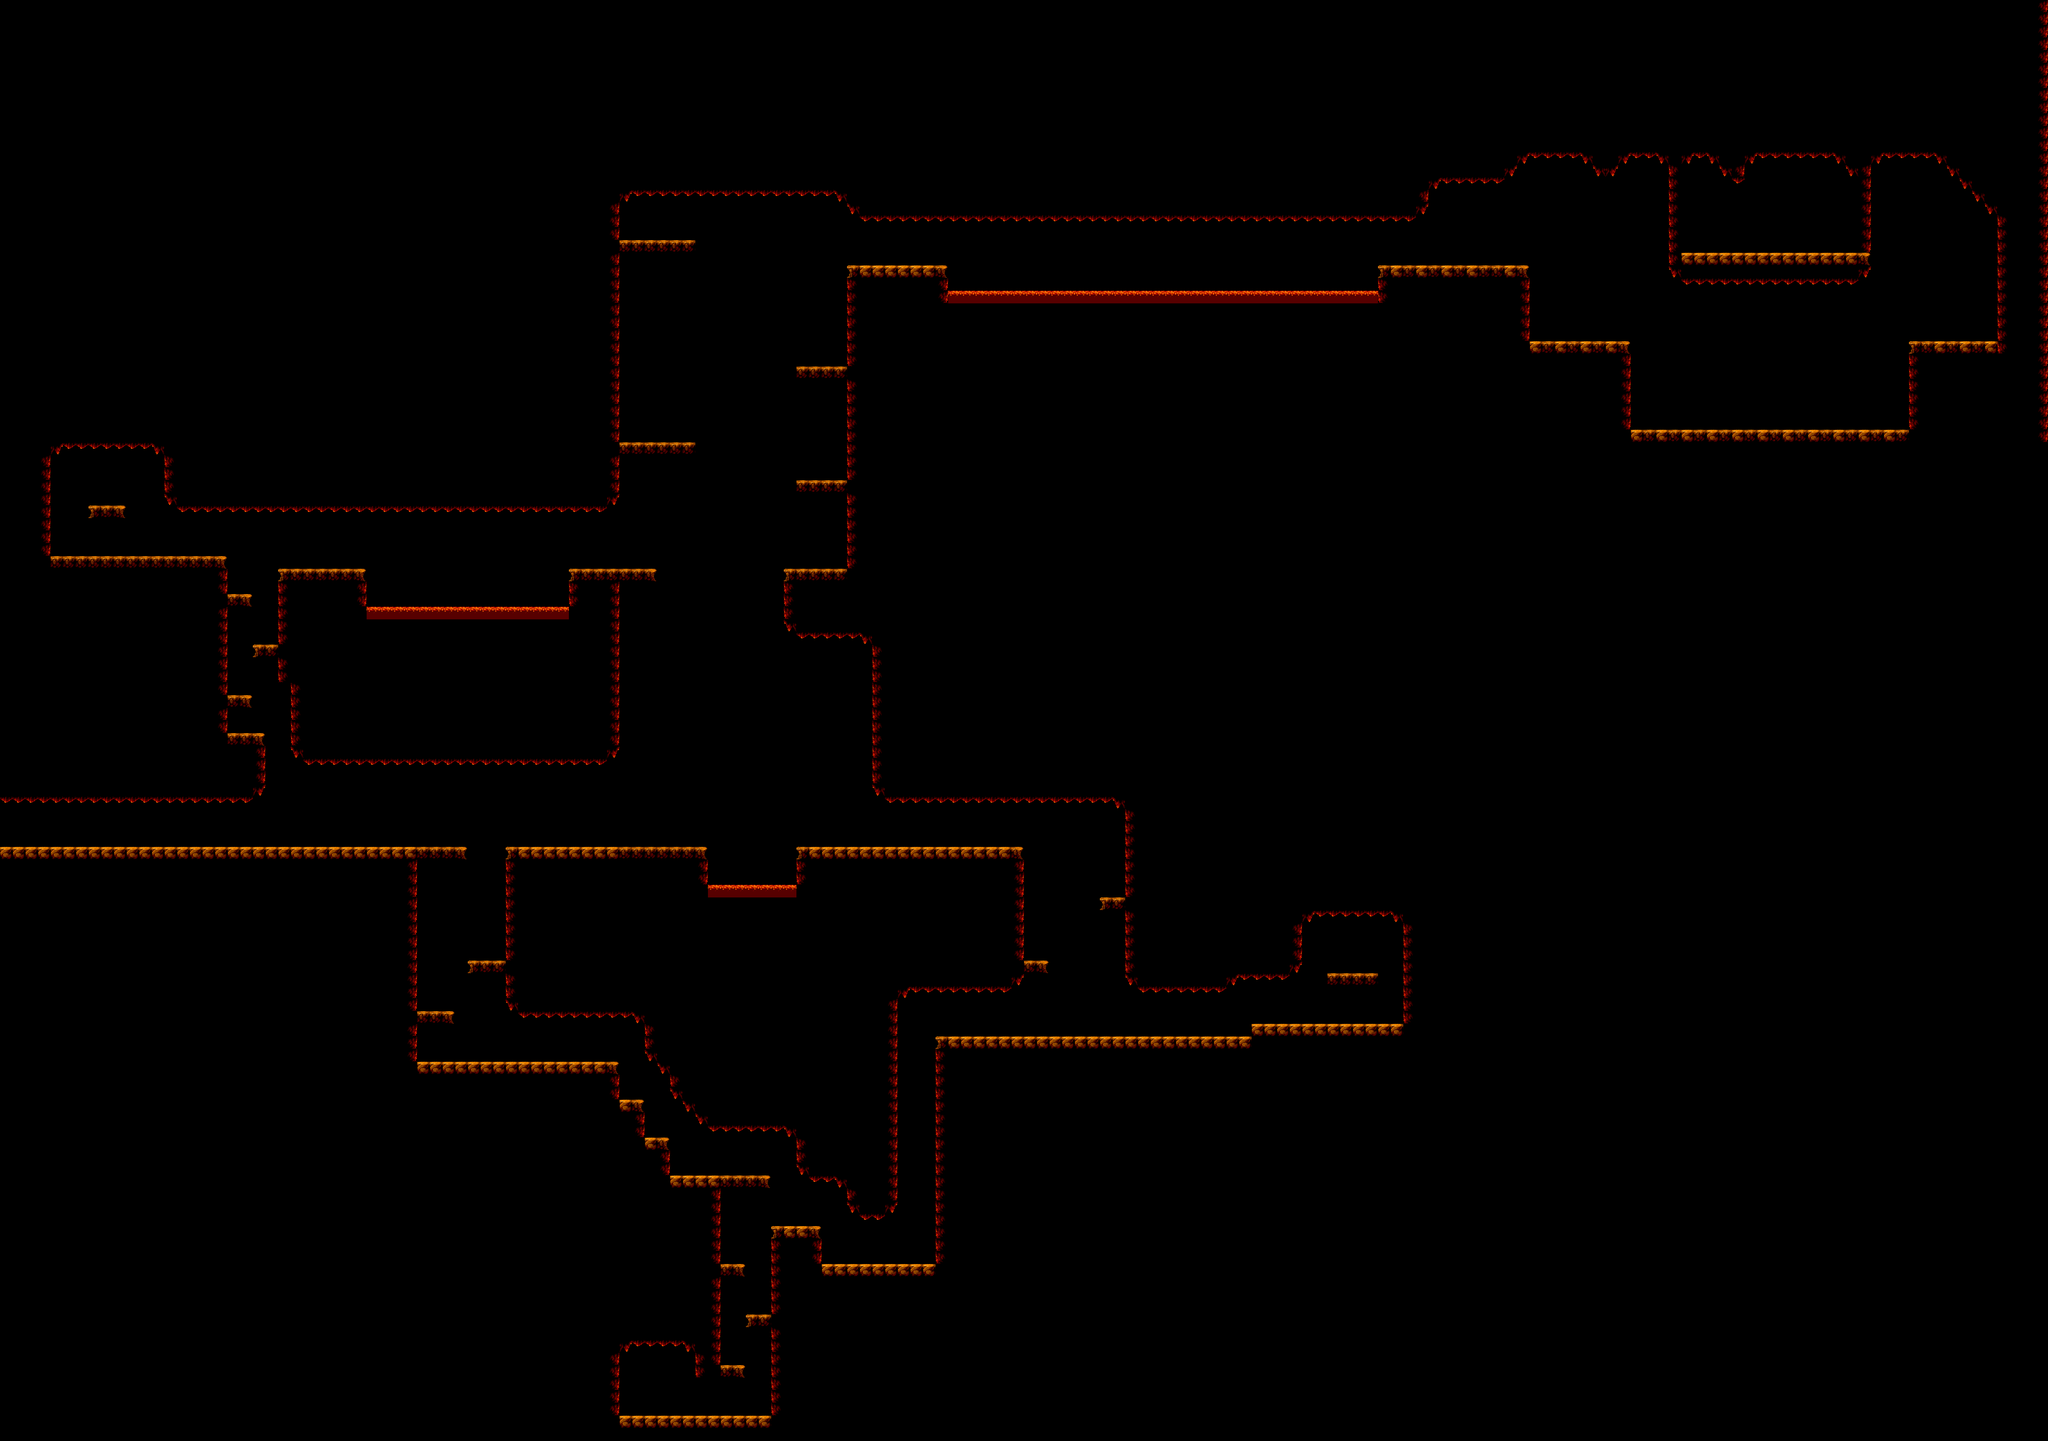

Rendered tile map (Tiled .tmx) drawn with the repository's tilesets; below, a short description and the map source with its tile grids summarised:
An orthogonal 162x114 tile map with 32x32 px tiles, 1 tile layer (Capa de patrones 1) and 151 objects (87x Ground, 6x Grass, 6x Spike, 4x Mushroom, 3x HangingSpike, ...).

<map version="1.10" tiledversion="1.10.1" orientation="orthogonal" renderorder="right-down" width="162" height="114" tilewidth="32" tileheight="32" infinite="0" nextlayerid="11" nextobjectid="227">
 <tileset firstgid="1" source="../../../../Ott/TilesLava.tsx" />
 <layer id="1" name="Capa de patrones 1" width="162" height="114">
  <data>[18468 cells, 15439 non-empty, 11 distinct tile ids]</data>
 </layer>
 <objectgroup id="2" name="Colisiones" visible="0">
  <object id="4" name="0" type="Ground" x="-0.333" y="2145" width="804" height="618.667" />
  <object id="5" name="6" type="Ground" x="1275" y="2149" width="257.333" height="434.667" />
  <object id="7" name="2" type="Ground" x="1946" y="3106" width="128" height="506" />
  <object id="8" name="2" type="Ground" x="1758" y="3459" width="118" height="32" />
  <object id="13" name="2" type="Ground" x="1884" y="3331" width="64" height="30" />
  <object id="14" name="2" type="Ground" x="1820" y="3204" width="57" height="32" />
  <object id="15" name="2" type="Ground" x="1690" y="2979" width="252" height="29" />
  <object id="16" name="2" type="Ground" x="1755" y="3005" width="61" height="453" />
  <object id="17" name="2" type="Ground" x="2076" y="3203" width="161" height="46" />
  <object id="18" name="2" type="Ground" x="1563" y="3587" width="382" height="54" />
  <object id="19" name="2" type="Ground" x="1506" y="3379" width="57" height="206" />
  <object id="20" name="2" type="Ground" x="1567" y="3375" width="189" height="49" />
  <object id="21" name="2" type="Ground" x="1624" y="2884" width="65" height="282" />
  <object id="22" name="2" type="Ground" x="1563" y="2790" width="58" height="97" />
  <object id="23" name="6" type="Ground" x="1051" y="2692" width="482" height="98.3333" />
  <object id="24" name="6" type="Ground" x="1055.66" y="2563" width="88.6667" height="32" />
  <object id="25" name="6" type="Ground" x="1180.33" y="2435" width="96" height="32" />
  <object id="27" name="6" type="Ground" x="1053.3" y="2144.12" width="125.333" height="36" />
  <object id="28" name="1" type="Ground" x="2007" y="2147" width="230.667" height="152" />
  <object id="29" name="3" type="Ground" x="2235.67" y="2510.67" width="31.333" height="585" />
  <object id="30" name="2" type="Ground" x="2012.33" y="2738.33" width="129.333" height="264" />
  <object id="33" name="2" type="Ground" x="1774.33" y="2823" width="238.667" height="48" />
  <object id="34" name="2" type="Ground" x="1630.83" y="2579.5" width="32.6667" height="105.333" />
  <object id="35" name="2" type="Ground" x="1697.83" y="2721.67" width="27.1667" height="63.3333" />
  <object id="36" name="2" type="Ground" x="1671.5" y="2683.67" width="48.1667" height="36" />
  <object id="37" name="2" type="Ground" x="1724.33" y="2785.67" width="28" height="32.6667" />
  <object id="38" name="2" type="Ground" x="1751.67" y="2819" width="22" height="32" />
  <object id="39" name="3" type="Ground" x="2366.94" y="2626.82" width="799.3" height="575.848" />
  <object id="40" name="3" type="Ground" x="3360.67" y="2462.67" width="130" height="33.5" />
  <object id="41" name="3" type="Ground" x="3549.5" y="2322.17" width="29.5" height="273.5" />
  <object id="43" name="0" type="Ground" x="-3.667" y="1859" width="671.667" height="171" />
  <object id="44" name="0" type="Ground" x="94" y="1409.13" width="479.375" height="450.875" />
  <object id="45" name="0" type="Ground" x="573.75" y="1759.33" width="63.1667" height="32.6667" />
  <object id="46" name="0" type="Ground" x="640.625" y="1632.83" width="61.0417" height="31.3333" />
  <object id="47" name="0" type="Ground" x="573.545" y="1504.33" width="64" height="30.6667" />
  <object id="49" name="0" type="Ground" x="737" y="1730" width="63.167" height="192.166" />
  <object id="50" name="1" type="Ground" x="1530.5" y="1442" width="32.5" height="479.834" />
  <object id="51" name="3" type="Ground" x="2849" y="2012" width="257.5" height="495.5" />
  <object id="52" name="3" type="Ground" x="3289" y="2265.33" width="260" height="68" />
  <object id="54" name="3" type="Ground" x="2590.67" y="2433.33" width="60.6667" height="32.6667" />
  <object id="55" name="3" type="Ground" x="2783" y="2273.67" width="63.3333" height="34" />
  <object id="56" name="3" type="Ground" x="2235" y="1979.33" width="604.667" height="57.667" />
  <object id="57" name="1" type="Ground" x="2138" y="675" width="96" height="946.5" />
  <object id="58" name="1" type="Ground" x="1980" y="1442.5" width="158.5" height="178" />
  <object id="59" name="1" type="Ground" x="2016.67" y="1215" width="122.666" height="33.3333" />
  <object id="60" name="1" type="Ground" x="2011" y="931.25" width="128" height="32" />
  <object id="61" name="1" type="Ground" x="1562.5" y="1120.17" width="197.417" height="33" />
  <object id="62" name="1" type="Ground" x="1562.58" y="608.488" width="196.758" height="32.3333" />
  <object id="63" name="4" type="Ground" x="3484" y="676" width="127" height="125" />
  <object id="64" name="0" type="Ground" x="223" y="1279" width="95.5" height="33" />
  <object id="65" name="0" type="Ground" x="72.5" y="1110.5" width="56.5" height="298.5" />
  <object id="67" name="0" type="Ground" x="129.5" y="1098" width="289.5" height="52" />
  <object id="68" name="0" type="Ground" x="417" y="1152" width="474" height="146" />
  <object id="69" name="1" type="Ground" x="1531.67" y="488" width="30.3333" height="811.333" />
  <object id="70" name="1" type="Ground" x="1563.67" y="450.663" width="580.833" height="59.3333" />
  <object id="72" name="4" type="Ground" x="2234.33" y="532.58" width="1376" height="28" />
  <object id="90" name="1" type="Ground" x="1534.33" y="2149" width="257" height="149.333" />
  <object id="91" name="2" type="Ground" x="1533" y="2691.33" width="29.3333" height="97.667" />
  <object id="93" name="2" type="Ground" x="1534.33" y="2547" width="97.3333" height="34.6667" />
  <object id="95" name="2" type="Ground" x="2135" y="3003" width="100" height="94" />
  <object id="96" name="3" type="Ground" x="2238.17" y="3203.33" width="128.167" height="41" />
  <object id="100" name="1" type="Ground" x="1792" y="2275.67" width="218.334" height="23.3333" />
  <object id="102" name="3" type="Ground" x="2236.67" y="2147" width="351" height="363.667" />
  <object id="103" name="1" type="Ground" x="2202" y="1621" width="32" height="414" />
  <object id="105" name="1" type="Ground" x="2144.5" y="510.75" width="88.5" height="50" />
  <object id="106" name="4" type="Ground" x="2235" y="673" width="161" height="103" />
  <object id="108" name="4" type="Ground" x="2395.83" y="771.67" width="1088.5" height="37.3333" />
  <object id="150" name="5" type="Ground" x="3612" y="674" width="254" height="210" />
  <object id="152" name="5" type="Ground" x="3868" y="858" width="258" height="254" />
  <object id="153" name="5" type="Ground" x="4126" y="1088" width="716" height="82" />
  <object id="154" name="5" type="Ground" x="4834" y="866" width="236" height="252" />
  <object id="155" name="5" type="Ground" x="5058" y="542" width="68" height="318" />
  </objectgroup>
 <objectgroup id="9" name="Trigger de cambio de mapa" visible="0">
  <!-- 1 objects omitted --></objectgroup>
 <objectgroup id="10" name="Posiciones" visible="0">
  <!-- 1 objects omitted --></objectgroup>
 <objectgroup id="8" name="Plataformas" visible="0">
  <!-- 1 objects omitted --></objectgroup>
 <objectgroup id="7" name="Ott" visible="0">
  <!-- 1 objects omitted --></objectgroup>
 <objectgroup id="6" name="Triggers" visible="0">
  <!-- 18 objects omitted --></objectgroup>
 <objectgroup id="3" name="Enemigos" visible="0">
  <!-- 9 objects omitted --></objectgroup>
 <objectgroup id="4" name="Objetos interactuables">
  <!-- 26 objects omitted --></objectgroup>
 <objectgroup id="5" name="Salas" visible="0">
  <!-- 8 objects omitted --></objectgroup>
</map>
<!-- 79 of 151 objects omitted -->
